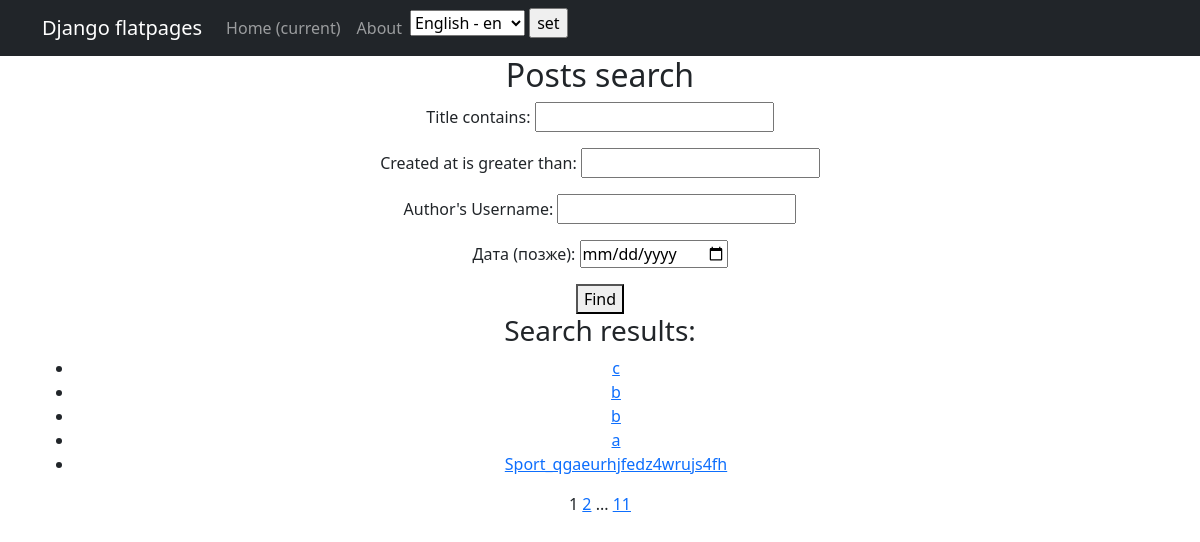
/news/search/, run on an earlier commit of the app's database.
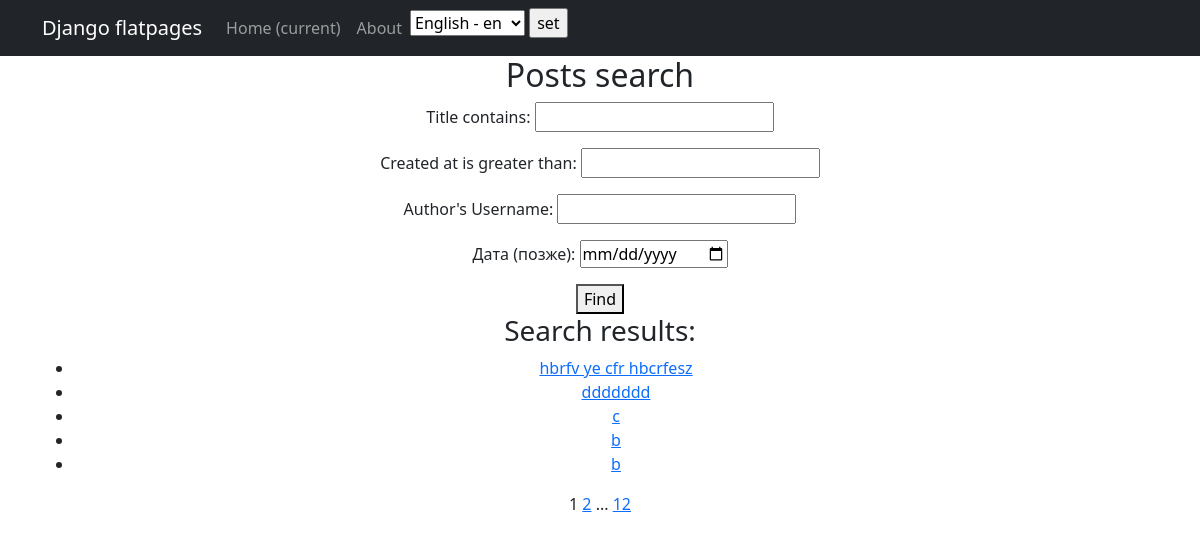
And on a later commit of the database.
### news/models.py (models this page shows, shortened)
class Post(models.Model):
    ARTICLE = 'AR'
    NEWS = 'NW'
    POST_TYPES = [
        (ARTICLE, 'статья'),
        (NEWS, 'новость'),
    ]
    post_type = models.CharField(max_length=2, choices=POST_TYPES, default=ARTICLE)
    created_at = models.DateTimeField(auto_now_add=True)
    title = models.CharField(max_length=255)
    text = models.TextField()
    rating = models.IntegerField(default=0)
    author = models.ForeignKey(Author, on_delete=models.CASCADE, related_name="posts")
    categories = models.ManyToManyField(Category, through='PostCategory')

### news/views.py (the view)
# urls.py: path('search/', PostsSearch.as_view(), name='post_search'),
class PostsSearch(FilterView):
    model = Post
    template_name = 'posts_search.html'
    filterset_class = PostFilter  # Подключаем фильтр
    context_object_name = 'posts'
    paginate_by = 5
    ordering = '-created_at'

### news/templatetags/custom_tags.py (called while the page is built)
@register.simple_tag(takes_context=True)
def url_replace(context, **kwargs):
    d = context['request'].GET.copy()
    for k, v in kwargs.items():
        d[k] = v
    return d.urlencode()

### templates/posts_search.html (shortened to what this page needs)
{% extends 'flatpages/default.html' %}
{% load custom_tags %}
{% load cache %}
{% load i18n %}
{% block content %}
    {% cache 300 search_header %}
    <h2>{% trans 'Поиск новостей' %}</h2>
    {% endcache %}
    <form method="get">
        {{ filter.form.as_p }}
        <button type="submit">{% trans 'Искать' %}</button>
    </form>
    {% cache 300 search_results %}
    <h3>{% trans 'Результаты поиска: ' %}</h3>
    <ul>
        {% for post in posts %}
            <li><a href="{% url 'post_detail' post.pk %}">{{ post.title }}</a></li>
        {% empty %}
            <p>{% trans 'Новостей не найдено.' %}</p>
        {% endfor %}
    </ul>
    {% endcache %}
   {% cache 300 search_pagination %}
   {{ page_obj.number }}
   {% if page_obj.has_next %}
       <a href="?{% url_replace page=page_obj.next_page_number %}">{{ page_obj.next_page_number }}</a>
       {% if paginator.num_pages != page_obj.next_page_number %}
           ...
           <a href="?{% url_replace page=page_obj.paginator.num_pages %}">{{ page_obj.paginator.num_pages }}</a>
       {% endif %}
   {% endif %}
   {% endcache %}
{% endblock content %}

What changed in the data, as far as the page shows it:
no longer on this page (row unchanged): Post: title "a"
no longer on this page (row unchanged): Post: title "Sport_qgaeurhjfedz4wrujs4fh"
added Post: title "hbrfv ye cfr hbcrfesz"
added Post: title "ddddddd"
Also different on the page:
{{ page_obj.paginator.num_pages }}: "11" → "12"
